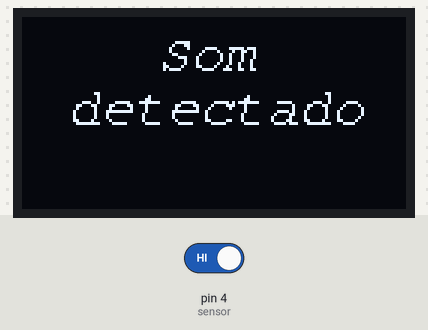
This sketch was run on a simulated Arduino Uno, built with avr-gcc and run on an emulated ATmega328P. On the bench: 128×64 one-colour display. The inputs (shaded band) are chosen by the test bench; at power-on: pin 4 (sensor) HIGH.

Above: at 1.8 s.
1.9 s: pin 4 (sensor) driven LOW
At 3.0 s:
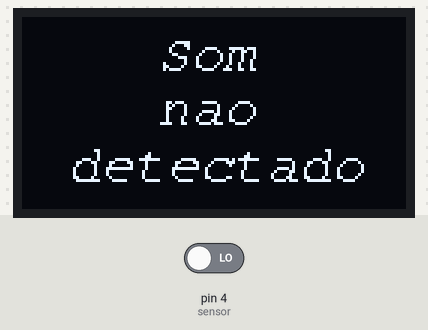
3.6 s: pin 4 (sensor) driven HIGH
At 4.9 s:
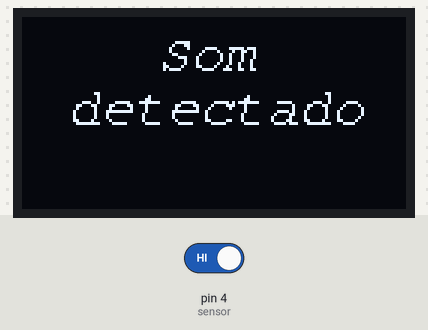
Timing chart, 0 to 6.6 s (numbered marks = the images above; inputs shaded):
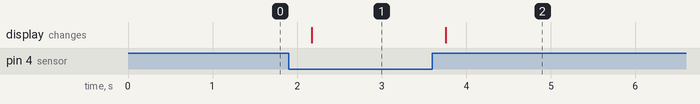

The sketch:

sensorDeSom.ino
```cpp
#include <Wire.h> //Biblioteca para uso do protocolo I2C;
#include <Adafruit_GFX.h> //Biblioteca para manipulação gráfica no display;
#include <Adafruit_SH1106.h> //Biblioteca para operação do driver de controle do display;

#include <Fonts/FreeMono9pt7b.h> //Fonte para alteração do texto;
#include <Fonts/FreeSansBoldOblique9pt7b.h> //Fonte para alteração do texto;
#include <Fonts/FreeMonoOblique9pt7b.h> //Fonte para alteração do texto;

#define OLED_RESET -1 //Em displays que não possuem pino RESET, é dado o valor -1;

Adafruit_SH1106 display(OLED_RESET); //Declaração da tela com o nome "display";

int sensor = 4;
int som;


void setup() {
  pinMode(sensor, INPUT);
  display.begin(SH1106_SWITCHCAPVCC, 0x3C); //Inicialização do display com a biblioteca e endereço de hardware do display;
  Serial.begin (9600);

}

void loop() {
  som = digitalRead(sensor);

  display.clearDisplay(); //Comando para limpar a tela;
  display.setFont(&FreeMonoOblique9pt7b); //Comando para definir a fonte que será utilizada;
  display.setTextColor(WHITE); //Comando para definir a cor do texto;
  display.setTextSize(1); //Comando para definir tamanho od
  display.setCursor(45, 17); //Definição de onde o texto será escrito. Lembre se que: linha, coluna;

    if (som == LOW){

      display.print("Som");
      display.setCursor(45, 35); //Definição de onde o texto será escrito. Lembre se que: linha, coluna;
      display.print("nao");
      display.setCursor(15, 54); //Definição de onde o texto será escrito. Lembre se que: linha, coluna;
      display.print("detectado");
    }

    else {
      display.print("Som");
      display.setCursor(15, 35); //Definição de onde o texto será escrito. Lembre se que: linha, coluna;
      display.print("detectado");

    }

display.display(); //Mostrar informações na tela;
delay (500);

}
```

Measured:
- after the input at 1.9 s, the display: changes after 0.27 s (image 1)
- after the input at 3.6 s, the display: changes after 0.16 s (image 2)
